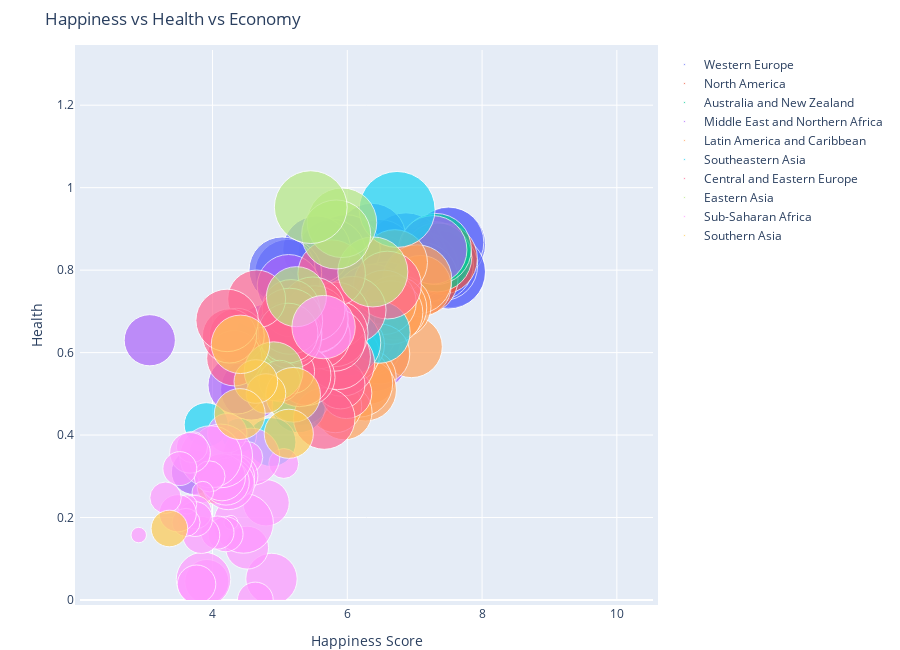

Write notebook code for a chart like this one.
### Code cell
import warnings
warnings.filterwarnings('ignore')

figure = bubbleplot(dataset = data_2016, x_column = 'Happiness Score', y_column = 'Health (Life Expectancy)', 
    bubble_column = 'Country', size_column = 'Economy (GDP per Capita)', color_column = 'Region', 
    x_title = "Happiness Score", y_title = "Health", title = 'Happiness vs Health vs Economy',
    x_logscale = False, scale_bubble = 1, height = 650)

py.iplot(figure, config={'scrollzoom': True})

### Figure 1 — Plotly figure (JSON) as saved in the notebook; plotly's stock layout.template omitted (floating-point values rounded to 4 significant figures)
{"data": [{"marker": {"size": [1.442, 1.527, 1.427, 1.577, 1.406, 1.465, 1.452, 1.45, 1.448, 1.425, 1.483, 1.698, 1.403, 1.308, 1.395, 1.343, 1.355, 1.311, 1.319, 1.276, 1.249], "sizemode": "area", "sizeref": 0.0005701}, "mode": "markers", "name": "Western Europe", "text": ["Denmark", "Switzerland", "Iceland", "Norway", "Finland", "Netherlands", "Sweden", "Austria", "Germany", "Belgium", "Ireland", "Luxembourg", "United Kingdom", "Malta", "France", "Spain", "Italy", "North Cyprus", "Cyprus", "Portugal", "Greece"], "type": "scatter", "x": [7.526, 7.509, 7.501, 7.498, 7.413, 7.339, 7.291, 7.119, 6.994, 6.929, 6.907, 6.871, 6.725, 6.488, 6.478, 6.361, 5.977, 5.771, 5.546, 5.123, 5.033], "y": [0.795, 0.863, 0.8673, 0.7958, 0.8109, 0.8123, 0.8312, 0.8056, 0.8149, 0.8196, 0.8145, 0.8454, 0.8099, 0.8032, 0.8379, 0.879, 0.851, 0.8414, 0.8488, 0.7936, 0.8003]}, {"marker": {"size": [1.44, 1.508], "sizemode": "area", "sizeref": 0.0005701}, "mode": "markers", "name": "North America", "text": ["Canada", "United States"], "type": "scatter", "x": [7.404, 7.104], "y": [0.8276, 0.779]}, {"marker": {"size": [1.361, 1.444], "sizemode": "area", "sizeref": 0.0005701}, "mode": "markers", "name": "Australia and New Zealand", "text": ["New Zealand", "Australia"], "type": "scatter", "x": [7.334, 7.313], "y": [0.831, 0.8512]}, {"marker": {"size": [1.338, 1.574, 1.49, 1.824, 1.053, 1.617, 1.44, 1.067, 1.165, 0.9967, 0.8406, 1.123, 0.9772, 1.118, 0.6702, 1.075, 0.9539, 0.5794, 0.7472], "sizemode": "area", "sizeref": 0.0005701}, "mode": "markers", "name": "Middle East and Northern Africa", "text": ["Israel", "United Arab Emirates", "Saudi Arabia", "Qatar", "Algeria", "Kuwait", "Bahrain", "Libya", "Turkey", "Jordan", "Morocco", "Lebanon", "Tunisia", "Iran", "Palestinian Territories", "Iraq", "Egypt", "Yemen", "Syria"], "type": "scatter", "x": [7.267, 6.573, 6.379, 6.375, 6.355, 6.239, 6.218, 5.615, 5.389, 5.303, 5.151, 5.129, 5.045, 4.813, 4.754, 4.575, 4.362, 3.724, 3.069], "y": [0.8492, 0.7299, 0.5927, 0.7172, 0.618, 0.6357, 0.657, 0.523, 0.6472, 0.6071, 0.5947, 0.7617, 0.5958, 0.6423, 0.5684, 0.5108, 0.5212, 0.3105, 0.6299]}, {"marker": {"size": [1.069, 1.359, 1.088, 1.115, 1.217, 1.183, 1.151, 1.182, 1.03, 0.8345, 1.097, 1.326, 1.134, 0.8737, 0.6938, 0.9731, 0.8762, 0.7942, 0.996, 0.8937, 0.8933, 1.028, 0.6943, 0.341], "sizemode": "area", "sizeref": 0.0005701}, "mode": "markers", "name": "Latin America and Caribbean", "text": ["Costa Rica", "Puerto Rico", "Brazil", "Mexico", "Chile", "Panama", "Argentina", "Uruguay", "Colombia", "Guatemala", "Suriname", "Trinidad and Tobago", "Venezuela", "El Salvador", "Nicaragua", "Ecuador", "Belize", "Bolivia", "Peru", "Paraguay", "Jamaica", "Dominican Republic", "Honduras", "Haiti"], "type": "scatter", "x": [7.087, 7.039, 6.952, 6.778, 6.705, 6.701, 6.65, 6.545, 6.481, 6.324, 6.269, 6.168, 6.084, 6.068, 5.992, 5.976, 5.956, 5.822, 5.743, 5.538, 5.51, 5.155, 4.871, 4.028], "y": [0.7615, 0.7776, 0.6141, 0.7114, 0.8188, 0.7084, 0.6971, 0.7218, 0.5966, 0.5404, 0.5093, 0.5261, 0.619, 0.596, 0.6521, 0.6861, 0.4557, 0.4697, 0.6299, 0.5829, 0.5947, 0.5767, 0.5838, 0.2749]}, {"marker": {"size": [1.646, 1.089, 1.251, 0.951, 0.8122, 0.7404, 0.6804, 0.3411, 0.556], "sizemode": "area", "sizeref": 0.0005701}, "mode": "markers", "name": "Southeastern Asia", "text": ["Singapore", "Thailand", "Malaysia", "Indonesia", "Philippines", "Vietnam", "Laos", "Myanmar", "Cambodia"], "type": "scatter", "x": [6.739, 6.474, 6.005, 5.314, 5.279, 5.061, 4.876, 4.395, 3.907], "y": [0.9472, 0.6492, 0.6237, 0.4937, 0.4704, 0.6616, 0.3829, 0.3988, 0.4249]}, {"marker": {"size": [1.309, 1.28, 0.7359, 1.229, 0.6918, 1.232, 1.246, 1.269, 1.131, 1.299, 1.08, 1.218, 1.17, 1.28, 1.186, 0.9014, 1.124, 0.5604, 1.034, 0.9338, 1.078, 1.241, 1.019, 0.4884, 0.9553, 0.8609, 0.8729, 0.8379, 1.113], "sizemode": "area", "sizeref": 0.0005701}, "mode": "markers", "name": "Central and Eastern Europe", "text": ["Czech Republic", "Slovakia", "Uzbekistan", "Kazakhstan", "Moldova", "Russia", "Poland", "Lithuania", "Belarus", "Slovenia", "Turkmenistan", "Latvia", "Romania", "Estonia", "Croatia", "Kosovo", "Azerbaijan", "Kyrgyzstan", "Serbia", "Bosnia and Herzegovina", "Montenegro", "Hungary", "Macedonia", "Tajikistan", "Albania", "Armenia", "Ukraine", "Georgia", "Bulgaria"], "type": "scatter", "x": [6.596, 6.078, 5.987, 5.919, 5.897, 5.856, 5.835, 5.813, 5.802, 5.768, 5.658, 5.56, 5.528, 5.517, 5.488, 5.401, 5.291, 5.185, 5.177, 5.163, 5.161, 5.145, 5.121, 4.996, 4.655, 4.36, 4.324, 4.252, 4.217], "y": [0.7638, 0.7037, 0.5016, 0.5739, 0.5231, 0.5899, 0.6906, 0.6467, 0.631, 0.7915, 0.4401, 0.6395, 0.676, 0.681, 0.7052, 0.54, 0.545, 0.5545, 0.6458, 0.7077, 0.6353, 0.6761, 0.6474, 0.5312, 0.7301, 0.6408, 0.5863, 0.6403, 0.6781]}, {"marker": {"size": [1.397, 1.38, 1.359, 1.511, 1.028, 0.9885], "sizemode": "area", "sizeref": 0.0005701}, "mode": "markers", "name": "Eastern Asia", "text": ["Taiwan", "Japan", "South Korea", "Hong Kong", "China", "Mongolia"], "type": "scatter", "x": [6.379, 5.921, 5.835, 5.458, 5.245, 4.907], "y": [0.7956, 0.9149, 0.8864, 0.9528, 0.7356, 0.5547]}, {"marker": {"size": [1.144, 0.0, 0.2556, 0.7522, 0.612, 0.3649, 0.9329, 0.525, 0.2928, 1.024, 0.5227, 0.6311, 0.05661, 0.7711, 0.4431, 0.6139, 0.3504, 0.08709, 0.6307, 1.159, 0.3129, 1.094, 0.2751, 0.5551, 0.8473, 0.1327, 0.3939, 0.4221, 0.32, 0.3472, 0.2795, 0.4716, 0.1071, 0.2241, 0.3285, 0.395, 0.2812, 0.06831], "sizemode": "area", "sizeref": 0.0005701}, "mode": "markers", "name": "Sub-Saharan Africa", "text": ["Mauritius", "Somalia", "Somaliland Region", "Nigeria", "Zambia", "Sierra Leone", "Namibia", "Cameroon", "Ethiopia", "South Africa", "Kenya", "Ghana", "Congo (Kinshasa)", "Congo (Brazzaville)", "Senegal", "Mauritania", "Zimbabwe", "Malawi", "Sudan", "Gabon", "Mali", "Botswana", "Comoros", "Ivory Coast", "Angola", "Niger", "South Sudan", "Chad", "Burkina Faso", "Uganda", "Madagascar", "Tanzania", "Liberia", "Guinea", "Rwanda", "Benin", "Togo", "Burundi"], "type": "scatter", "x": [5.648, 5.44, 5.057, 4.875, 4.795, 4.635, 4.574, 4.513, 4.508, 4.459, 4.356, 4.276, 4.272, 4.236, 4.219, 4.201, 4.193, 4.156, 4.139, 4.121, 4.073, 3.974, 3.956, 3.916, 3.866, 3.856, 3.832, 3.763, 3.739, 3.739, 3.695, 3.666, 3.622, 3.607, 3.515, 3.484, 3.303, 2.905], "y": [0.6619, 0.1147, 0.3311, 0.05108, 0.2357, 0.0, 0.3474, 0.127, 0.3458, 0.1861, 0.3015, 0.2968, 0.188, 0.2821, 0.4046, 0.2864, 0.1595, 0.2936, 0.2976, 0.3494, 0.1635, 0.3475, 0.2998, 0.04476, 0.04991, 0.2616, 0.1578, 0.03824, 0.213, 0.1963, 0.3711, 0.357, 0.2316, 0.1883, 0.3186, 0.2103, 0.2481, 0.1575]}, {"marker": {"size": [0.8527, 0.6882, 0.4463, 0.5418, 0.9732, 0.7404, 0.3823], "sizemode": "area", "sizeref": 0.0005701}, "mode": "markers", "name": "Southern Asia", "text": ["Bhutan", "Pakistan", "Nepal", "Bangladesh", "Sri Lanka", "India", "Afghanistan"], "type": "scatter", "x": [5.196, 5.132, 4.793, 4.643, 4.415, 4.404, 3.36], "y": [0.4976, 0.4031, 0.5007, 0.5299, 0.6201, 0.4509, 0.1734]}], "layout": {"height": 650, "hovermode": "closest", "margin": {"b": 50, "pad": 5, "t": 50}, "showlegend": true, "title": {"text": "Happiness vs Health vs Economy"}, "xaxis": {"autorange": false, "range": [2.033, 10.54], "title": {"text": "Happiness Score"}}, "yaxis": {"autorange": false, "range": [0.0, 1.334], "title": {"text": "Health"}}}}
